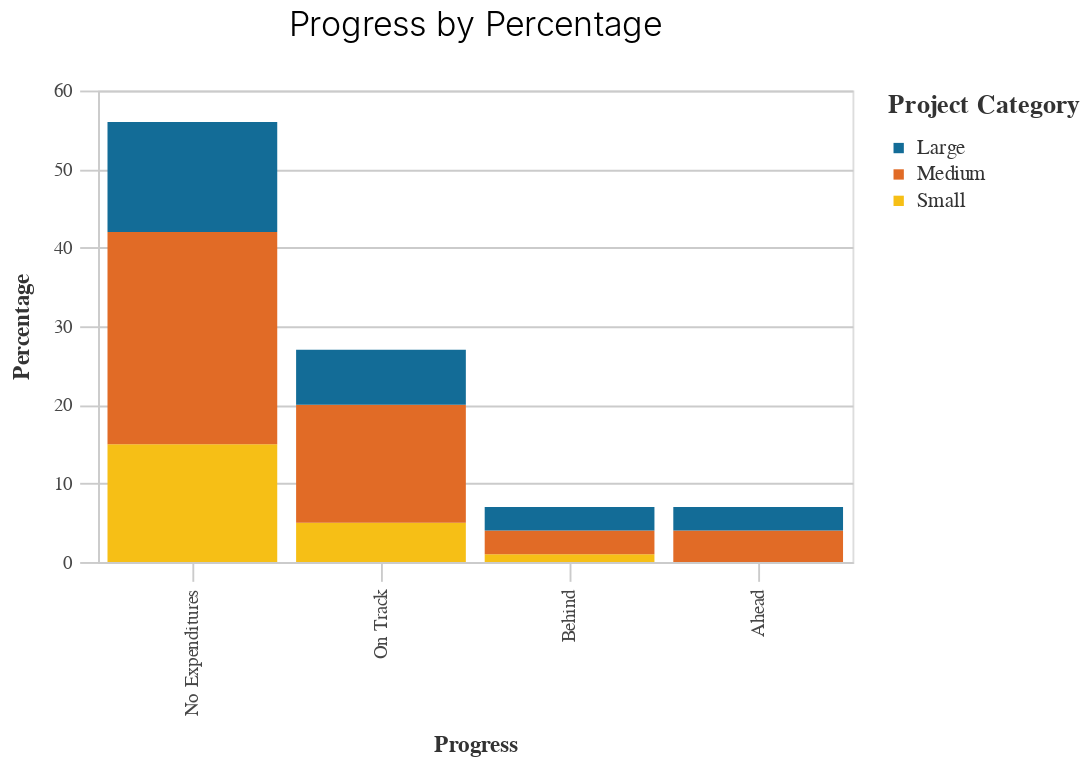

Notebook code cell kept with this figure:
### Code cell
chart_project_size4 = TIRCP_functions.basic_bar_chart(df2, 'Progress','Percentage', 'Project_Category') 
chart_project_size4

### Figure 1 — Vega-Lite specification as saved in the notebook (floating-point values rounded to 4 significant figures)
{"config": {"view": {"continuousWidth": 400, "continuousHeight": 300}, "axis": {"domainColor": "#cbcbcb", "grid": true, "gridColor": "#cbcbcb", "gridWidth": 1, "labelColor": "#474747", "labelFont": "Nunito Sans", "labelFontSize": 10, "labelPadding": 4, "tickColor": "#cbcbcb", "tickSize": 10, "titleColor": "#333", "titleFont": "Raleway", "titleFontSize": 12, "titlePadding": 10}, "axisBand": {"grid": false}, "background": "white", "font": "Raleway", "header": {"labelFont": "Nunito Sans", "titleFont": "Raleway"}, "legend": {"labelColor": "#333", "labelFont": "Nunito Sans", "labelFontSize": 11, "labelLimit": 0, "padding": 1, "symbolSize": 30, "symbolType": "square", "titleColor": "#333", "titleFont": "Raleway", "titleFontSize": 14, "titlePadding": 10}, "title": {"anchor": "middle", "font": "Raleway", "fontSize": 18, "fontWeight": 300, "offset": 20}}, "data": {"name": "data-742bbd860206d7bb0c7577e5f523373c"}, "mark": "bar", "encoding": {"color": {"field": "Project_Category", "legend": {"title": "Project Category"}, "scale": {"range": ["#136C97", "#E16B26", "#F6BF16", "#00896B", "#7790A3", "#5B559C"]}, "type": "nominal"}, "x": {"field": "Progress", "sort": "-y", "title": "Progress", "type": "nominal"}, "y": {"field": "Percentage", "title": "Percentage", "type": "quantitative"}}, "height": 250, "title": "Progress by Percentage", "width": 400, "$schema": "https://vega.github.io/schema/vega-lite/v4.17.0.json", "datasets": {"data-742bbd860206d7bb0c7577e5f523373c": [{"Project_Category": "Small", "Progress": "Behind", "Number_of_Projects": 1, "Sum_of_TIRCP": 1675000.0, "Percentage": 1.0}, {"Project_Category": "Small", "Progress": "No Expenditures", "Number_of_Projects": 11, "Sum_of_TIRCP": 49640000.0, "Percentage": 15.0}, {"Project_Category": "Small", "Progress": "On Track", "Number_of_Projects": 4, "Sum_of_TIRCP": 15300000.0, "Percentage": 5.0}, {"Project_Category": "Medium", "Progress": "Ahead", "Number_of_Projects": 3, "Sum_of_TIRCP": 79620000.0, "Percentage": 4.0}, {"Project_Category": "Medium", "Progress": "Behind", "Number_of_Projects": 2, "Sum_of_TIRCP": 20000000.0, "Percentage": 3.0}, {"Project_Category": "Medium", "Progress": "No Expenditures", "Number_of_Projects": 20, "Sum_of_TIRCP": 405000000.0, "Percentage": 27.0}, {"Project_Category": "Medium", "Progress": "On Track", "Number_of_Projects": 11, "Sum_of_TIRCP": 210600000.0, "Percentage": 15.0}, {"Project_Category": "Large", "Progress": "Ahead", "Number_of_Projects": 2, "Sum_of_TIRCP": 580800000.0, "Percentage": 3.0}, {"Project_Category": "Large", "Progress": "Behind", "Number_of_Projects": 2, "Sum_of_TIRCP": 469200000.0, "Percentage": 3.0}, {"Project_Category": "Large", "Progress": "No Expenditures", "Number_of_Projects": 10, "Sum_of_TIRCP": 2635000000.0, "Percentage": 14.0}, {"Project_Category": "Large", "Progress": "On Track", "Number_of_Projects": 5, "Sum_of_TIRCP": 1298000000.0, "Percentage": 7.0}]}}
